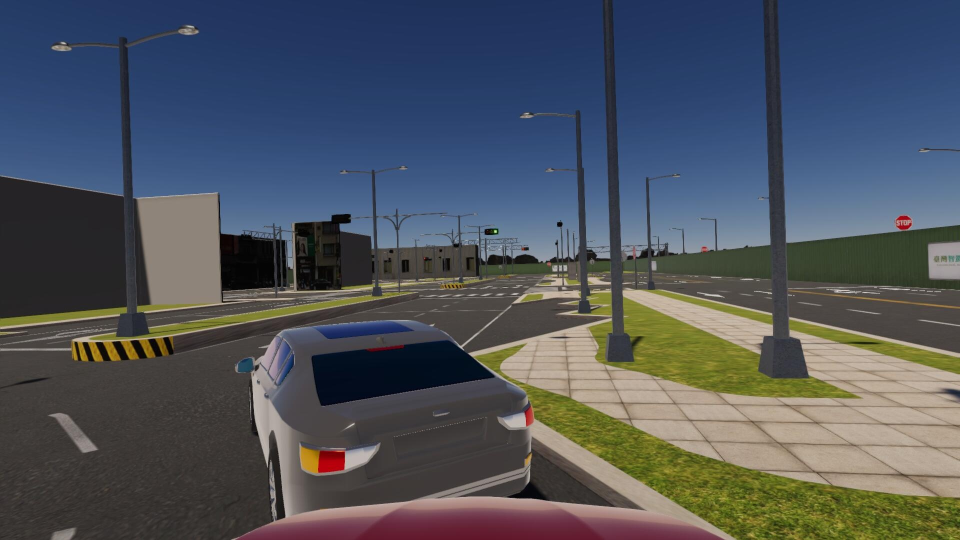
#> input picture Final Project/windows/task5/tmp_5.jpg, 1920 x 1080 px (shown at 1/2 size)
$ jupyter execute hsv_picker_npc.ipynb
#> lines starting #> are read from the running program, lines starting #| are printed output that depends on the picture; after the words box and inside, x2 and y2 are one past the last pixel; in counts of white or black regions, pixels touching at a corner belong together
[cell 1]
import cv2
import numpy as np
from matplotlib import pyplot as plt
img = cv2.imread("./tmp_5.jpg", cv2.IMREAD_COLOR)#[300:550, 750:1000]
#> img is the input picture: shape (1080, 1920, 3); mean B, G, R 92.2, 83.8, 78.2
plt.imshow(img[:,:,::-1])

[cell 2]
img_hls = cv2.cvtColor(img, cv2.COLOR_BGR2HLS)
#> img_hls: shape (1080, 1920, 3); mean of channels 0, 1, 2 70.9, 85.3, 70.2
npc_mask = cv2.inRange(img_hls, (210/2, 0.04*255, 0.70*255), (220/2, 0.12*255, 0.98*255))
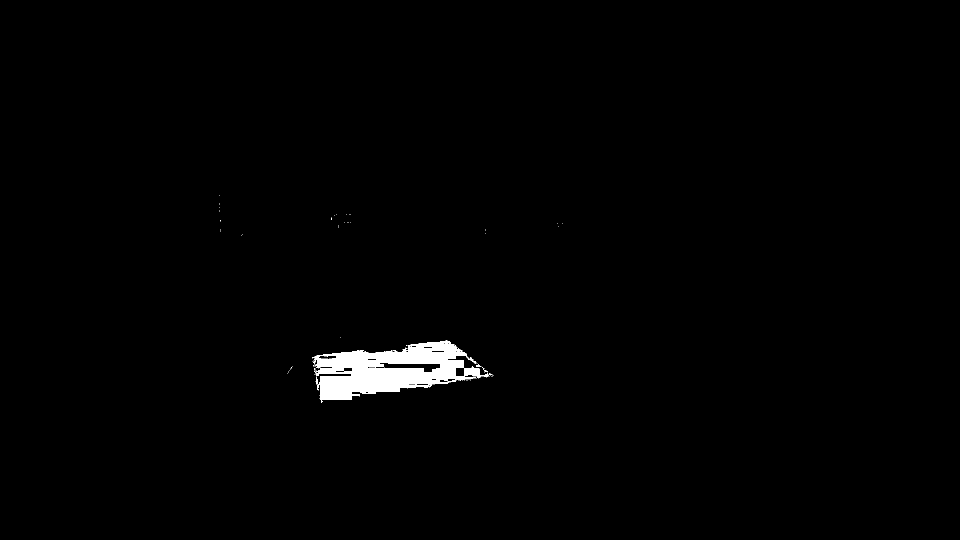
#> npc_mask: shape (1080, 1920) (shown at 1/2 size); 1.1% white; 69 white regions (65 under 20 px)
plt.imshow(npc_mask, cmap="gray")

[cell 3]
img_circle = img.copy()
cnts = cv2.findContours(npc_mask, cv2.RETR_EXTERNAL, cv2.CHAIN_APPROX_SIMPLE)
#> cnts = 66 contours, 64 with area under 20; largest, box (x1, y1, x2, y2) and area: (625, 681, 979, 806) 24046, (631, 754, 636, 769) 26
print(len(cnts))  # number of contours
#| 2
# cnts = cnts[0] if len(cnts) == 2 else cnts[1]
cnts = cnts[0]# if len(cnts) == 2 else cnts[1]
print(len(cnts))  # number of contours
#| 66
for c in cnts:
    # peri = cv2.arcLength(c, True)
    # approx = cv2.approxPolyDP(c, 0.04 * peri, True)
    area = cv2.contourArea(c)
    # print(len(approx), area)
    # if len(approx) > 5 and area > 100 and area < 500:
    if area > 5000:
        print(area)
        ((x, y), r) = cv2.minEnclosingCircle(c)
        cv2.circle(img_circle, (int(x), int(y)), int(r), (0, 255, 0), 2)
#> this loop made 66 passes
#> (area, x, y, r) on pass 41: (24045.5, 801.5, 733, 177.5)
#> area on pass 13: 26.5
#| 24045.5
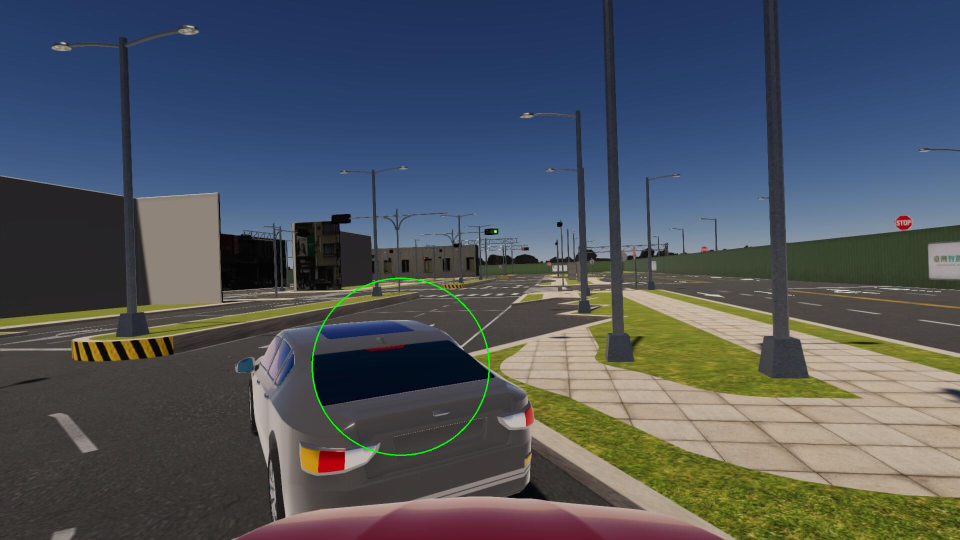
#> img_circle: shape (1080, 1920, 3) (shown at 1/2 size); 0.16% of pixels changed, all inside (x1, y1, x2, y2) = (623, 555, 980, 912)

plt.imshow(img_circle[:,:,::-1], cmap="gray")

[cell 4]
max([cv2.contourArea(c) for c in cnts])
#> Out = 24045.5

$ run again, with Final Project/windows/task5/tmp_2.jpg copied over Final Project/windows/task5/tmp_5.jpg
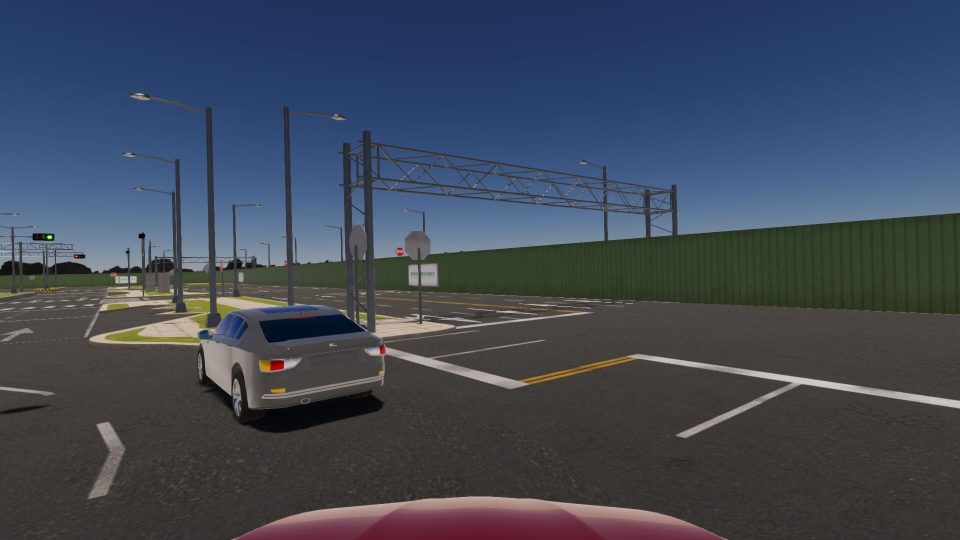
#> input picture Final Project/windows/task5/tmp_2.jpg, 1920 x 1080 px (shown at 1/2 size)
#> img is the input picture: shape (1080, 1920, 3); mean B, G, R 87.2, 72.6, 64.7
#> img_hls: shape (1080, 1920, 3); mean of channels 0, 1, 2 65.9, 76.4, 59.2
#> `npc_mask = cv2.inRange(img_hls, (210/2, 0.04*255, 0.70*255), (220/2, 0..`:
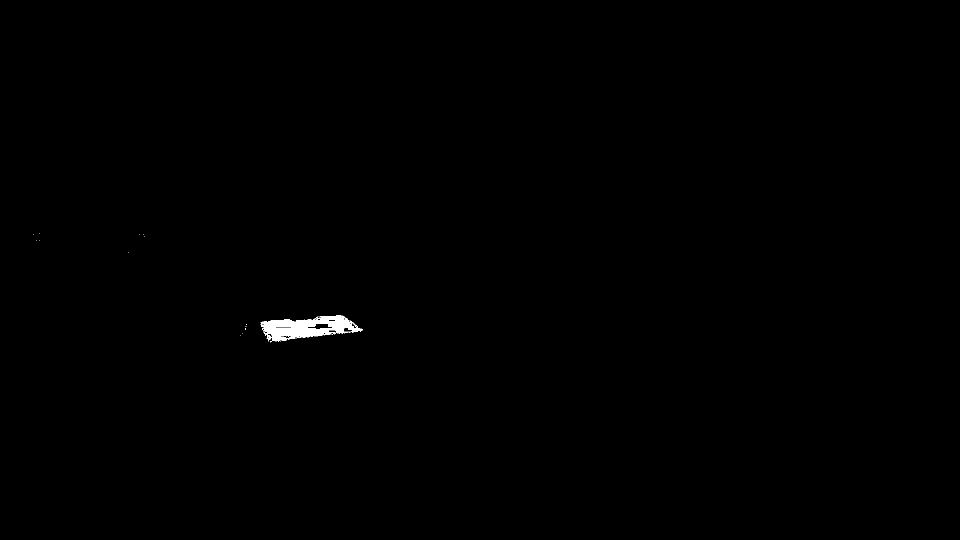
#> npc_mask: shape (1080, 1920) (shown at 1/2 size); 0.27% white; 23 white regions (22 under 20 px)
#> cnts = 23 contours, 22 with area under 20; largest, box (x1, y1, x2, y2) and area: (521, 630, 726, 683) 5992
#| 2
#| 23
#> the loop `for c in cnts:` made 23 passes
#> (area, x, y, r) on pass 15: (5992.5, 623, 652.5, 102.3)
#> (printed output is left out)
#> after the loop `for c in cnts:`:
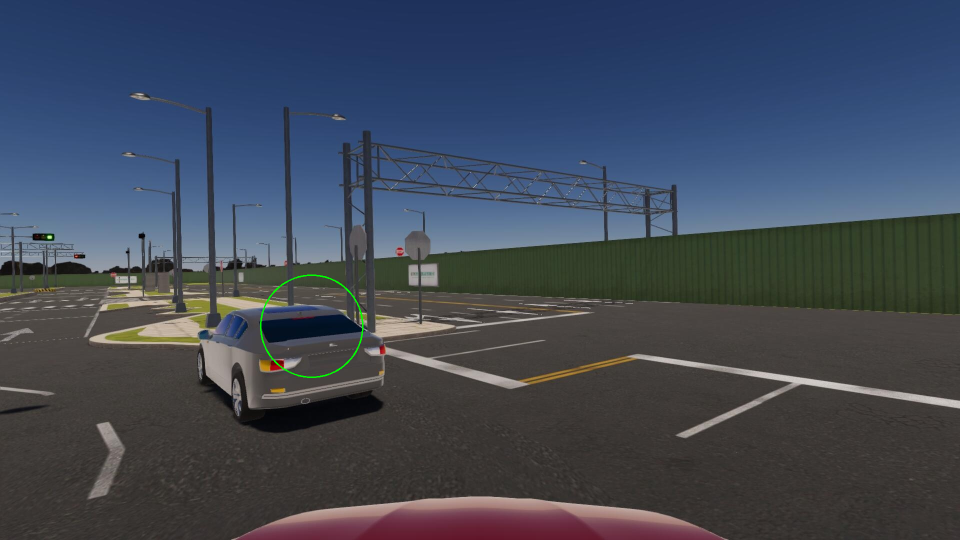
#> img_circle: shape (1080, 1920, 3) (shown at 1/2 size); 0.09% of pixels changed, all inside (x1, y1, x2, y2) = (520, 549, 727, 756)
#> Out = 5992.5
